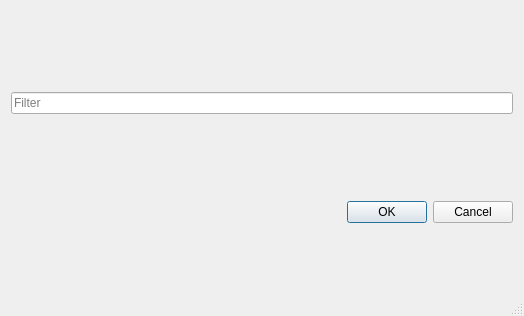
<?xml version="1.0" encoding="UTF-8"?>
<ui version="4.0">
 <class>ObjectRefDialog</class>
 <widget class="QDialog" name="ObjectRefDialog">
  <property name="geometry">
   <rect>
    <x>0</x>
    <y>0</y>
    <width>524</width>
    <height>316</height>
   </rect>
  </property>
  <property name="windowTitle">
   <string>Edit Object Reference</string>
  </property>
  <property name="sizeGripEnabled">
   <bool>true</bool>
  </property>
  <layout class="QVBoxLayout" name="verticalLayout">
   <item>
    <widget class="Tiled::FilterEdit" name="lineEdit">
     <property name="placeholderText">
      <string>Filter</string>
     </property>
    </widget>
   </item>
   <item>
    <layout class="QVBoxLayout" name="treeViewPlaceholder"/>
   </item>
   <item>
    <widget class="QDialogButtonBox" name="buttonBox">
     <property name="orientation">
      <enum>Qt::Horizontal</enum>
     </property>
     <property name="standardButtons">
      <set>QDialogButtonBox::Cancel|QDialogButtonBox::Ok</set>
     </property>
    </widget>
   </item>
  </layout>
 </widget>
 <customwidgets>
  <customwidget>
   <class>Tiled::FilterEdit</class>
   <extends>QLineEdit</extends>
   <header>filteredit.h</header>
  </customwidget>
 </customwidgets>
 <resources/>
 <connections>
  <connection>
   <sender>buttonBox</sender>
   <signal>accepted()</signal>
   <receiver>ObjectRefDialog</receiver>
   <slot>accept()</slot>
   <hints>
    <hint type="sourcelabel">
     <x>261</x>
     <y>295</y>
    </hint>
    <hint type="destinationlabel">
     <x>261</x>
     <y>157</y>
    </hint>
   </hints>
  </connection>
  <connection>
   <sender>buttonBox</sender>
   <signal>rejected()</signal>
   <receiver>ObjectRefDialog</receiver>
   <slot>reject()</slot>
   <hints>
    <hint type="sourcelabel">
     <x>261</x>
     <y>295</y>
    </hint>
    <hint type="destinationlabel">
     <x>261</x>
     <y>157</y>
    </hint>
   </hints>
  </connection>
 </connections>
</ui>
